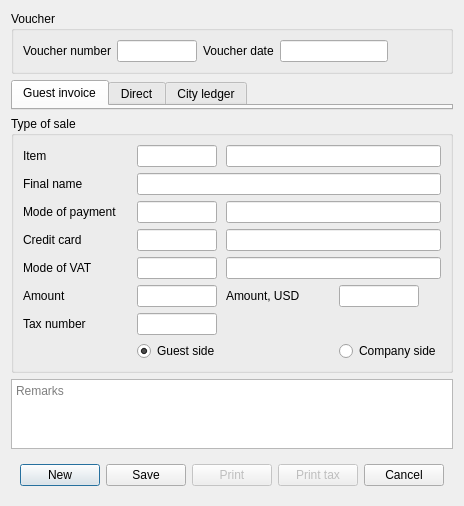
<?xml version="1.0" encoding="UTF-8"?>
<ui version="4.0">
 <class>DlgPostCharge</class>
 <widget class="QDialog" name="DlgPostCharge">
  <property name="geometry">
   <rect>
    <x>0</x>
    <y>0</y>
    <width>447</width>
    <height>481</height>
   </rect>
  </property>
  <property name="windowTitle">
   <string>Posting charge</string>
  </property>
  <layout class="QGridLayout" name="gridLayout_4">
   <item row="0" column="0">
    <widget class="QGroupBox" name="groupBox">
     <property name="minimumSize">
      <size>
       <width>0</width>
       <height>0</height>
      </size>
     </property>
     <property name="focusPolicy">
      <enum>Qt::ClickFocus</enum>
     </property>
     <property name="title">
      <string>Voucher</string>
     </property>
     <layout class="QGridLayout" name="gridLayout_2">
      <item row="0" column="4">
       <spacer name="horizontalSpacer_3">
        <property name="focusPolicy">
         <enum>Qt::ClickFocus</enum>
        </property>
        <property name="orientation">
         <enum>Qt::Horizontal</enum>
        </property>
        <property name="sizeHint" stdset="0">
         <size>
          <width>40</width>
          <height>20</height>
         </size>
        </property>
       </spacer>
      </item>
      <item row="0" column="2">
       <widget class="QLabel" name="label_9">
        <property name="text">
         <string>Voucher date</string>
        </property>
       </widget>
      </item>
      <item row="0" column="1">
       <widget class="EQLineEdit" name="leVoucher">
        <property name="maximumSize">
         <size>
          <width>80</width>
          <height>16777215</height>
         </size>
        </property>
        <property name="focusPolicy">
         <enum>Qt::ClickFocus</enum>
        </property>
        <property name="readOnly">
         <bool>true</bool>
        </property>
       </widget>
      </item>
      <item row="0" column="0">
       <widget class="QLabel" name="label_2">
        <property name="focusPolicy">
         <enum>Qt::ClickFocus</enum>
        </property>
        <property name="text">
         <string>Voucher number</string>
        </property>
       </widget>
      </item>
      <item row="0" column="3">
       <widget class="EDateEdit" name="deDate">
        <property name="readOnly">
         <bool>true</bool>
        </property>
       </widget>
      </item>
     </layout>
    </widget>
   </item>
   <item row="5" column="0">
    <widget class="QPlainTextEdit" name="teRemarks">
     <property name="maximumSize">
      <size>
       <width>16777215</width>
       <height>70</height>
      </size>
     </property>
     <property name="focusPolicy">
      <enum>Qt::ClickFocus</enum>
     </property>
     <property name="placeholderText">
      <string>Remarks</string>
     </property>
    </widget>
   </item>
   <item row="1" column="0">
    <widget class="QTabWidget" name="tabWidget">
     <property name="focusPolicy">
      <enum>Qt::ClickFocus</enum>
     </property>
     <property name="currentIndex">
      <number>0</number>
     </property>
     <widget class="QWidget" name="tabInvoice">
      <property name="sizePolicy">
       <sizepolicy hsizetype="Preferred" vsizetype="Expanding">
        <horstretch>0</horstretch>
        <verstretch>0</verstretch>
       </sizepolicy>
      </property>
      <attribute name="title">
       <string>Guest invoice</string>
      </attribute>
      <layout class="QVBoxLayout" name="verticalLayout">
       <property name="leftMargin">
        <number>0</number>
       </property>
       <property name="topMargin">
        <number>0</number>
       </property>
       <property name="rightMargin">
        <number>0</number>
       </property>
       <property name="bottomMargin">
        <number>0</number>
       </property>
       <item>
        <widget class="WGuestInvoice" name="wRoom" native="true">
         <property name="sizePolicy">
          <sizepolicy hsizetype="Preferred" vsizetype="Expanding">
           <horstretch>0</horstretch>
           <verstretch>0</verstretch>
          </sizepolicy>
         </property>
         <property name="focusPolicy">
          <enum>Qt::StrongFocus</enum>
         </property>
        </widget>
       </item>
      </layout>
     </widget>
     <widget class="QWidget" name="tabDirect">
      <attribute name="title">
       <string>Direct</string>
      </attribute>
     </widget>
     <widget class="QWidget" name="tabCity">
      <attribute name="title">
       <string>City ledger</string>
      </attribute>
      <layout class="QGridLayout" name="gridLayout_3">
       <property name="leftMargin">
        <number>0</number>
       </property>
       <property name="topMargin">
        <number>0</number>
       </property>
       <property name="rightMargin">
        <number>0</number>
       </property>
       <property name="bottomMargin">
        <number>0</number>
       </property>
       <item row="0" column="0">
        <widget class="WCityLedger" name="wCL" native="true"/>
       </item>
      </layout>
     </widget>
    </widget>
   </item>
   <item row="6" column="0">
    <widget class="QWidget" name="widget" native="true">
     <property name="focusPolicy">
      <enum>Qt::ClickFocus</enum>
     </property>
     <layout class="QHBoxLayout" name="horizontalLayout_3">
      <item>
       <spacer name="horizontalSpacer">
        <property name="focusPolicy">
         <enum>Qt::ClickFocus</enum>
        </property>
        <property name="orientation">
         <enum>Qt::Horizontal</enum>
        </property>
        <property name="sizeHint" stdset="0">
         <size>
          <width>22</width>
          <height>20</height>
         </size>
        </property>
       </spacer>
      </item>
      <item>
       <widget class="QPushButton" name="btnNew">
        <property name="focusPolicy">
         <enum>Qt::ClickFocus</enum>
        </property>
        <property name="text">
         <string>New</string>
        </property>
       </widget>
      </item>
      <item>
       <widget class="QPushButton" name="btnSave">
        <property name="focusPolicy">
         <enum>Qt::ClickFocus</enum>
        </property>
        <property name="text">
         <string>Save</string>
        </property>
       </widget>
      </item>
      <item>
       <widget class="QPushButton" name="btnPrint">
        <property name="enabled">
         <bool>false</bool>
        </property>
        <property name="focusPolicy">
         <enum>Qt::ClickFocus</enum>
        </property>
        <property name="text">
         <string>Print</string>
        </property>
       </widget>
      </item>
      <item>
       <widget class="QPushButton" name="btnPrintTax">
        <property name="enabled">
         <bool>false</bool>
        </property>
        <property name="focusPolicy">
         <enum>Qt::ClickFocus</enum>
        </property>
        <property name="text">
         <string>Print tax</string>
        </property>
       </widget>
      </item>
      <item>
       <widget class="QPushButton" name="btnCancel">
        <property name="focusPolicy">
         <enum>Qt::ClickFocus</enum>
        </property>
        <property name="text">
         <string>Cancel</string>
        </property>
       </widget>
      </item>
      <item>
       <spacer name="horizontalSpacer_2">
        <property name="focusPolicy">
         <enum>Qt::ClickFocus</enum>
        </property>
        <property name="orientation">
         <enum>Qt::Horizontal</enum>
        </property>
        <property name="sizeHint" stdset="0">
         <size>
          <width>22</width>
          <height>20</height>
         </size>
        </property>
       </spacer>
      </item>
     </layout>
    </widget>
   </item>
   <item row="2" column="0">
    <widget class="QGroupBox" name="grSale">
     <property name="focusPolicy">
      <enum>Qt::ClickFocus</enum>
     </property>
     <property name="title">
      <string>Type of sale</string>
     </property>
     <layout class="QGridLayout" name="gridLayout">
      <item row="6" column="0">
       <widget class="QLabel" name="label_3">
        <property name="text">
         <string>Tax number</string>
        </property>
       </widget>
      </item>
      <item row="0" column="0">
       <widget class="QLabel" name="label">
        <property name="focusPolicy">
         <enum>Qt::ClickFocus</enum>
        </property>
        <property name="text">
         <string>Item</string>
        </property>
       </widget>
      </item>
      <item row="4" column="2" colspan="2">
       <widget class="EQLineEdit" name="leVATName">
        <property name="focusPolicy">
         <enum>Qt::ClickFocus</enum>
        </property>
        <property name="readOnly">
         <bool>true</bool>
        </property>
       </widget>
      </item>
      <item row="2" column="1">
       <widget class="EQLineEdit" name="lePayment">
        <property name="maximumSize">
         <size>
          <width>80</width>
          <height>16777215</height>
         </size>
        </property>
        <property name="focusPolicy">
         <enum>Qt::StrongFocus</enum>
        </property>
       </widget>
      </item>
      <item row="1" column="1" colspan="3">
       <widget class="EQLineEdit" name="leFinalName">
        <property name="readOnly">
         <bool>true</bool>
        </property>
       </widget>
      </item>
      <item row="0" column="2" colspan="2">
       <widget class="EQLineEdit" name="leItemName">
        <property name="focusPolicy">
         <enum>Qt::ClickFocus</enum>
        </property>
        <property name="readOnly">
         <bool>true</bool>
        </property>
       </widget>
      </item>
      <item row="0" column="1">
       <widget class="EQLineEdit" name="leItem">
        <property name="maximumSize">
         <size>
          <width>80</width>
          <height>16777215</height>
         </size>
        </property>
        <property name="focusPolicy">
         <enum>Qt::StrongFocus</enum>
        </property>
       </widget>
      </item>
      <item row="3" column="1">
       <widget class="EQLineEdit" name="leCard">
        <property name="maximumSize">
         <size>
          <width>80</width>
          <height>16777215</height>
         </size>
        </property>
       </widget>
      </item>
      <item row="5" column="1">
       <widget class="EQLineEdit" name="leAmount">
        <property name="maximumSize">
         <size>
          <width>80</width>
          <height>16777215</height>
         </size>
        </property>
        <property name="focusPolicy">
         <enum>Qt::StrongFocus</enum>
        </property>
       </widget>
      </item>
      <item row="3" column="2" colspan="2">
       <widget class="EQLineEdit" name="leCardName">
        <property name="focusPolicy">
         <enum>Qt::NoFocus</enum>
        </property>
        <property name="readOnly">
         <bool>true</bool>
        </property>
       </widget>
      </item>
      <item row="4" column="0">
       <widget class="QLabel" name="label_6">
        <property name="focusPolicy">
         <enum>Qt::ClickFocus</enum>
        </property>
        <property name="text">
         <string>Mode of VAT</string>
        </property>
       </widget>
      </item>
      <item row="3" column="0">
       <widget class="QLabel" name="lbCard">
        <property name="text">
         <string>Credit card</string>
        </property>
       </widget>
      </item>
      <item row="4" column="1">
       <widget class="EQLineEdit" name="leVAT">
        <property name="maximumSize">
         <size>
          <width>80</width>
          <height>16777215</height>
         </size>
        </property>
        <property name="focusPolicy">
         <enum>Qt::StrongFocus</enum>
        </property>
       </widget>
      </item>
      <item row="5" column="0">
       <widget class="QLabel" name="label_4">
        <property name="focusPolicy">
         <enum>Qt::ClickFocus</enum>
        </property>
        <property name="text">
         <string>Amount</string>
        </property>
       </widget>
      </item>
      <item row="1" column="0">
       <widget class="QLabel" name="label_8">
        <property name="text">
         <string>Final name</string>
        </property>
       </widget>
      </item>
      <item row="5" column="2">
       <widget class="QLabel" name="label_5">
        <property name="focusPolicy">
         <enum>Qt::ClickFocus</enum>
        </property>
        <property name="text">
         <string>Amount, USD</string>
        </property>
       </widget>
      </item>
      <item row="2" column="2" colspan="2">
       <widget class="EQLineEdit" name="lePaymentName">
        <property name="focusPolicy">
         <enum>Qt::ClickFocus</enum>
        </property>
        <property name="readOnly">
         <bool>true</bool>
        </property>
       </widget>
      </item>
      <item row="5" column="3">
       <widget class="EQLineEdit" name="leAmountUSD">
        <property name="maximumSize">
         <size>
          <width>80</width>
          <height>16777215</height>
         </size>
        </property>
        <property name="focusPolicy">
         <enum>Qt::ClickFocus</enum>
        </property>
        <property name="readOnly">
         <bool>true</bool>
        </property>
       </widget>
      </item>
      <item row="6" column="1">
       <widget class="EQLineEdit" name="leFiscal">
        <property name="maximumSize">
         <size>
          <width>80</width>
          <height>16777215</height>
         </size>
        </property>
        <property name="focusPolicy">
         <enum>Qt::StrongFocus</enum>
        </property>
        <property name="readOnly">
         <bool>true</bool>
        </property>
       </widget>
      </item>
      <item row="2" column="0">
       <widget class="QLabel" name="lbPayment">
        <property name="focusPolicy">
         <enum>Qt::ClickFocus</enum>
        </property>
        <property name="text">
         <string>Mode of payment</string>
        </property>
       </widget>
      </item>
      <item row="7" column="1">
       <widget class="QRadioButton" name="rbGuest">
        <property name="text">
         <string>Guest side</string>
        </property>
        <property name="checked">
         <bool>true</bool>
        </property>
       </widget>
      </item>
      <item row="7" column="3">
       <widget class="QRadioButton" name="rbCompany">
        <property name="text">
         <string>Company side</string>
        </property>
       </widget>
      </item>
     </layout>
    </widget>
   </item>
  </layout>
 </widget>
 <customwidgets>
  <customwidget>
   <class>EQLineEdit</class>
   <extends>QLineEdit</extends>
   <header location="global">eqlineedit.h</header>
   <slots>
    <signal>customButtonClicked(bool)</signal>
   </slots>
  </customwidget>
  <customwidget>
   <class>EDateEdit</class>
   <extends>QLineEdit</extends>
   <header location="global">edateedit.h</header>
  </customwidget>
  <customwidget>
   <class>WGuestInvoice</class>
   <extends>QWidget</extends>
   <header location="global">wguestinvoice.h</header>
   <container>1</container>
  </customwidget>
  <customwidget>
   <class>WCityLedger</class>
   <extends>QWidget</extends>
   <header location="global">wcityledger.h</header>
   <container>1</container>
  </customwidget>
 </customwidgets>
 <tabstops>
  <tabstop>wRoom</tabstop>
  <tabstop>leItem</tabstop>
  <tabstop>lePayment</tabstop>
  <tabstop>leCard</tabstop>
  <tabstop>leVAT</tabstop>
  <tabstop>leAmount</tabstop>
 </tabstops>
 <resources/>
 <connections/>
</ui>
